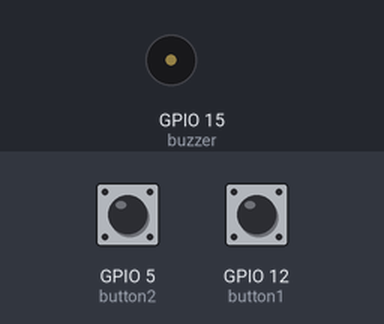
Bench run of a program on a simulated ESP8266 board running MicroPython. Shown: buzzer (waves = sounding). Inputs (shaded band) come from the test bench; at power-on: GPIO 5 (button2) HIGH, GPIO 12 (button1) HIGH. What the program prints to the serial console is not drawn.

Above: at 1.2 s.
1.3 s: GPIO 5 (button2) pulled LOW for 1 s
At 1.51 s:
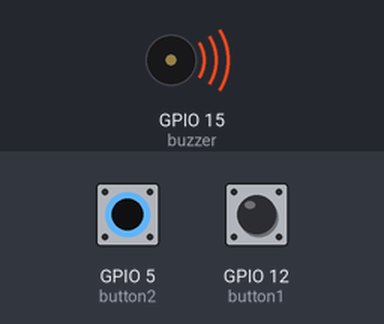
4.3 s: GPIO 12 (button1) pulled LOW for 3.2 s
At 8.6 s:
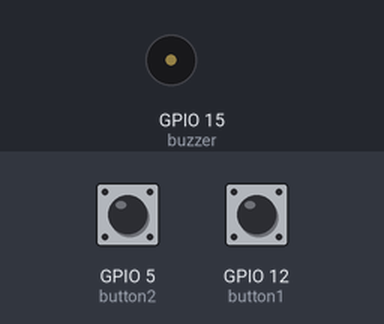
9.0 s: GPIO 12 (button1) pulled LOW for 0.15 s
At 10.0 s:
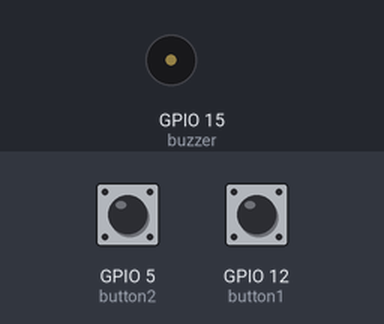
10.6 s: GPIO 5 (button2) pulled LOW for 3.2 s
At 10.81 s:
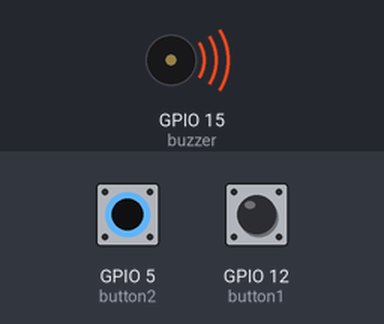
Timing chart, 0 to 15.3 s (numbered marks = the images above; inputs shaded):
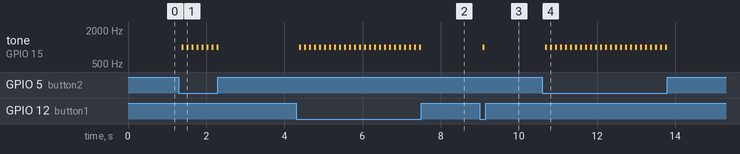

The program:

button_test.py
```python
from shields import button_buzzer_shield

b = button_buzzer_shield.Button_Buzzer_Shield()

count = 0

while True:
    if b.button1_pressed():
        count -= 1
    if b.button2_pressed():
        count += 1
    print(count)
```

button_buzzer_shield.py
```python
import machine
import time

class Button_Buzzer_Shield():

    def __init__(self):
        self.button1 = machine.Pin(12, machine.Pin.IN, machine.Pin.PULL_UP)
        self.button2 = machine.Pin(5, machine.Pin.IN, machine.Pin.PULL_UP)
        self.buzzer = machine.PWM(machine.Pin(15))

    def button_pressed(self, pin):
        if pin.value() == 0:
            active = 0
            while pin.value() == 0 and active < 75:
                active += 1
                time.sleep_ms(1)
            if pin.value() == 0 and active >= 75:
                self.buzzer_play(1000, 128, 50)
                return True
            else:
                return False
        else:
            return False

    def button1_state(self):
        return self.button1.value()

    def button1_pressed(self):
        return self.button_pressed(self.button1)

    def button2_pressed(self):
        return self.button_pressed(self.button2)

    def button2_state(self):
        return self.button2.value()

    def buzzer_play(self, freq, duty, duration):
        self.buzzer.freq(freq)
        self.buzzer.duty(duty)
        time.sleep_ms(duration)
        self.buzzer.deinit()
```

Measured:
- after the input at 1.3 s, tone on GPIO 15 (buzzer): alternates 1000 Hz for 0.05 s and silent for 0.08 s, 16 changes in all, then stays silent, starting after 0.08 s
- after the input at 4.3 s, tone on GPIO 15 (buzzer): alternates 1000 Hz for 0.05 s and silent for 0.08 s, 50 changes in all, then stays silent, starting after 0.08 s
- after the input at 9.0 s, tone on GPIO 15 (buzzer): silent → 1000 Hz after 0.08 s, → silent 0.05 s later
- after the input at 10.6 s, tone on GPIO 15 (buzzer): alternates 1000 Hz for 0.05 s and silent for 0.08 s, 50 changes in all, then stays silent, starting after 0.08 s
